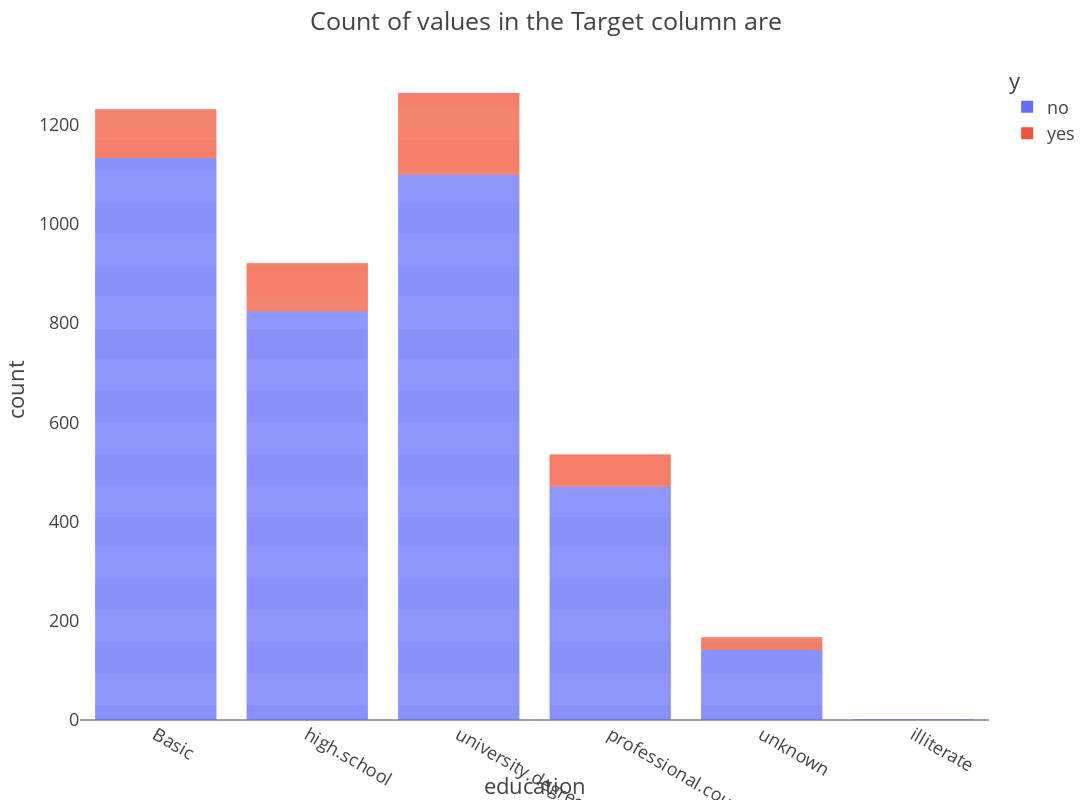

Notebook code cell kept with this figure:
### Code cell
fig = px.bar(data, x="education",
              orientation='v',
             color="y"

    )
fig.update_layout(title="Count of values in the Target column are",
                  autosize=False,
                  width=1500,
                  height=800,
                  template = "presentation",
                  uniformtext_mode='hide',
     
                )

fig.update_xaxes(showgrid= False)
fig.update_yaxes(showgrid= False)  
#fig.update_layout(hovermode="x unified")

fig.show()

### Figure 1 — Plotly figure (JSON) as saved in the notebook; plotly's stock layout.template omitted (floating-point values rounded to 4 significant figures; data arrays with more than 128 entries replaced by an {"elided": "..."} marker saying what was removed)
{"data": [{"alignmentgroup": "True", "hovertemplate": "y=no<br>education=%{x}<br>count=%{y}<extra></extra>", "legendgroup": "no", "marker": {"color": "#636efa", "pattern": {"shape": ""}}, "name": "no", "offsetgroup": "no", "orientation": "v", "showlegend": true, "textposition": "auto", "type": "bar", "x": {"elided": "3668 str values"}, "xaxis": "x", "y": {"elided": "3668 int values"}, "yaxis": "y"}, {"alignmentgroup": "True", "hovertemplate": "y=yes<br>education=%{x}<br>count=%{y}<extra></extra>", "legendgroup": "yes", "marker": {"color": "#EF553B", "pattern": {"shape": ""}}, "name": "yes", "offsetgroup": "yes", "orientation": "v", "showlegend": true, "textposition": "auto", "type": "bar", "x": {"elided": "451 str values"}, "xaxis": "x", "y": {"elided": "451 int values"}, "yaxis": "y"}], "layout": {"autosize": false, "barmode": "relative", "height": 800, "legend": {"title": {"text": "y"}, "tracegroupgap": 0}, "margin": {"t": 60}, "title": {"text": "Count of values in the Target column are"}, "uniformtext": {"mode": "hide"}, "width": 1500, "xaxis": {"anchor": "y", "domain": [0, 1], "showgrid": false, "title": {"text": "education"}}, "yaxis": {"anchor": "x", "domain": [0, 1], "showgrid": false, "title": {"text": "count"}}}}
